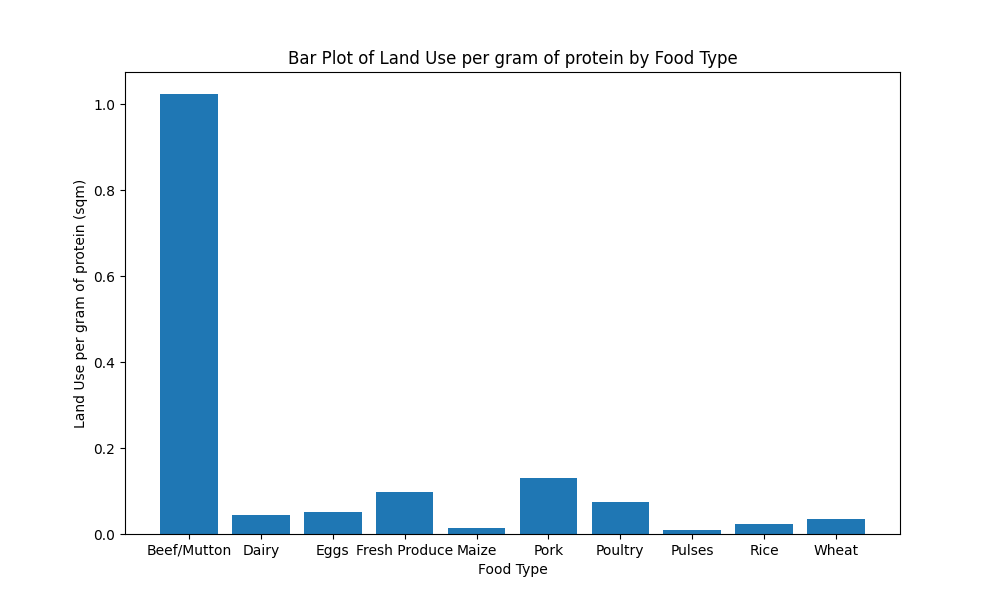

Source code (Python):
import pandas as pd
import matplotlib.pyplot as plt

def barplot(df, x_column, y_column, xlabel, ylabel, title, save_path):
    """ Function to create a bar plot.

    Arguments:
        df (pd.DataFrame): A dataframe with columns for x and y.
        x_column (str): The header of the x column.
        y_column (str): The header of the y column.
        xlabel (str): Label for the x-axis.
        ylabel (str): Label for the y-axis.
        title (str): Title for the plot.
        save_path (str): Path to save the plot as a PNG file.
        
    Returns:
        None
    """

    plt.figure(figsize=(10, 6))

    # Bar plot
    plt.bar(df[x_column], df[y_column])

    # Labeling
    plt.xlabel(xlabel)
    plt.ylabel(ylabel)
    plt.title(title)

    # Save as PNG
    plt.savefig(save_path)
    plt.show()

    return None

# Example usage
excel_file_path = 'Land use per gram of protein.xlsx'
data = pd.read_excel(excel_file_path)

# Assuming 'Food Type' is your x-axis and 'Land Use (in sqm)' is your y-axis
x_column = 'Food Type'
y_column = 'Land Use (in sqm)'
xlabel = 'Food Type'
ylabel = 'Land Use per gram of protein (sqm)'
title = 'Bar Plot of Land Use per gram of protein by Food Type'
save_path = 'barplot.png'

barplot(data, x_column, y_column, xlabel, ylabel, title, save_path)